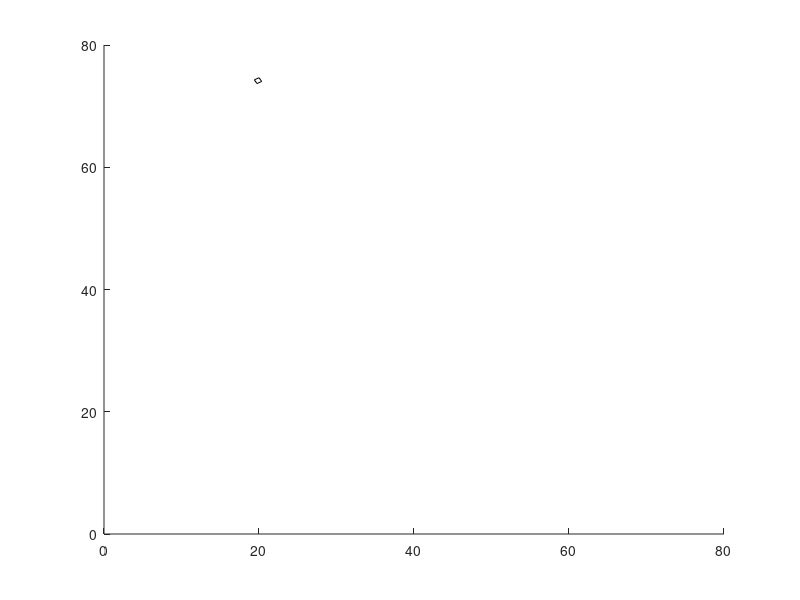

MATLAB code to generate this figure:
%% Assignment 2
% Stevie Parris
% April 16, 2014
% ENGR 180 - 087

%% Part 1
%assign variables
x = 0;
y = 0;
scale = 1;
beta = 30*pi/180; %Rotational factor
rotationFactorX = [cos(beta), -sin(beta)];
rotationFactorY = [sin(beta), cos(beta)];



%Create plot
figure
hold on
axis ([0 80 0 80]);

%Draw first box
xCoordinates = [0, 0, 2, 2]; 
yCoordinates = [2, 0, 0, 2];
mybox = fill(xCoordinates, yCoordinates, 'b');

%Draw next 10 boxes
for i=1:10
pause(0.05) %pause for animation style
delete(mybox);
x = x + 4; %change location of x
y = y + 4; %change location of y
scale = scale * 0.9; %change amount scaled
%set coordinates
xCoordinates = [(0 + x)*scale + x, (0 + x)*scale + x, (2 + x)*scale + x, (2 + x)*scale + x];
yCoordinates = [(2 + y)*scale + y, (0 + y)*scale + y, (0 + y)*scale + y, (2 + y)*scale + y];
triStore = [xCoordinates; yCoordinates];
%(*rotationFactorX *rotationFactorY);
triCoordinates = [rotationFactorX*triStore; rotationFactorY*triStore];
mybox = fill(triCoordinates(1,:), triCoordinates(2, :), 'b');
%mybox = fill(xCoordinates, yCoordinates, 'b');
%change color opacity
fade = 1 - (i/10);
set(mybox,'facealpha', fade);
end

%% Part 2
%drawShape();